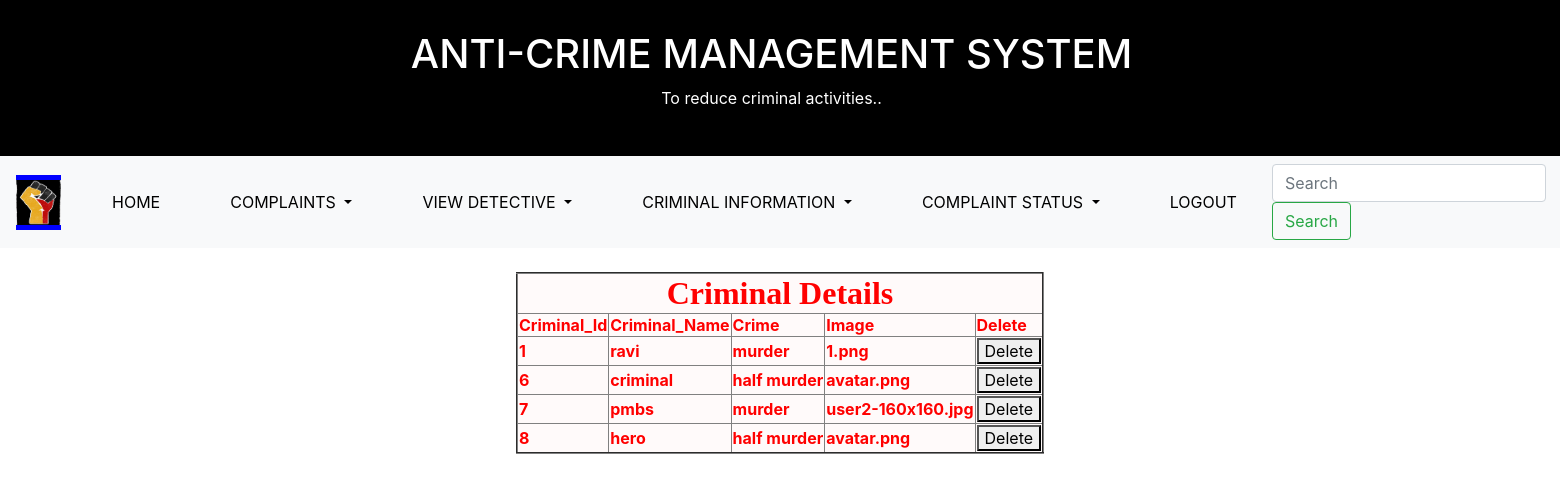
The app's page /delcrim/ with its own data.
### app/models.py (models this page shows)
class Criminal(models.Model):
    criminal_id=models.AutoField(primary_key=True)
    criminal_name=models.CharField(max_length=30)
    img=models.ImageField(upload_to="media/criminal/Image")
    crime=models.CharField(max_length=100)

### templates/deletecrim.html (shortened to what this page needs)
{% load staticfiles %}
<doctype html>
<html lang="en">
  <head>
    <link rel="stylesheet" href="https://stackpath.bootstrapcdn.com/bootstrap/4.3.1/css/bootstrap.min.css">
   </head>
  <body>
{% load staticfiles %}
<link rel="stylesheet" href="{% static 'css/nav.css' %}">
{% include 'manuPolice.html' %}
<center>
<form action="/deletecrim/" method="post">
<table align="centre" bgcolor="#fffafa" border="2">
 <tr>
        <th colspan="5"><center><font size="6" face="Arial Black">
            Criminal Details</font></center>
        </th>
    <tr>
        <th>Criminal_Id</th>
        <th>Criminal_Name</th>
        <th>Crime</th>
        <th>Image</th>
       <th>Delete</th>
        </tr>
    {%  for x in object_list %}
    <tr>
        <th>{{ x.criminal_id }}</th>
        <th>{{ x.criminal_name }}</th>
        <th>{{ x.crime }}</th>
        <th>{{ x.img }}</th>
    <th colspan="2">
        <button type="submit">Delete</button>
    </th>
        </tr>
    {% endfor %}
</table></form></center>
</body>
</html></doctype>

### app/static/css/nav.css (style rules this page uses)
body { background-color: rgba(225, 225, 225, 0.37); }

### templates/manuPolice.html (style rules this page uses)
body { background: url(https://images.unsplash.com/photo-1592399451862-840eeb1ce001?ixid=MXwxMjA3fDB8MHxwaG90by1wYWdlfHx8fGVufDB8fHw%3D&ixlib=rb-1.2.1&auto=format&fit=crop&w=1050&q=80); background-repeat: no-repeat; background-size: cover; color: red; }

### records on screen
Criminal: criminal_id "1", criminal_name "ravi", crime "murder", img "1.png"
Criminal: criminal_id "6", criminal_name "criminal", crime "half murder", img "avatar.png"
Criminal: criminal_id "7", criminal_name "pmbs", crime "murder", img "user2-160x160.jpg"
Criminal: criminal_id "8", criminal_name "hero", crime "half murder", img "avatar.png"
